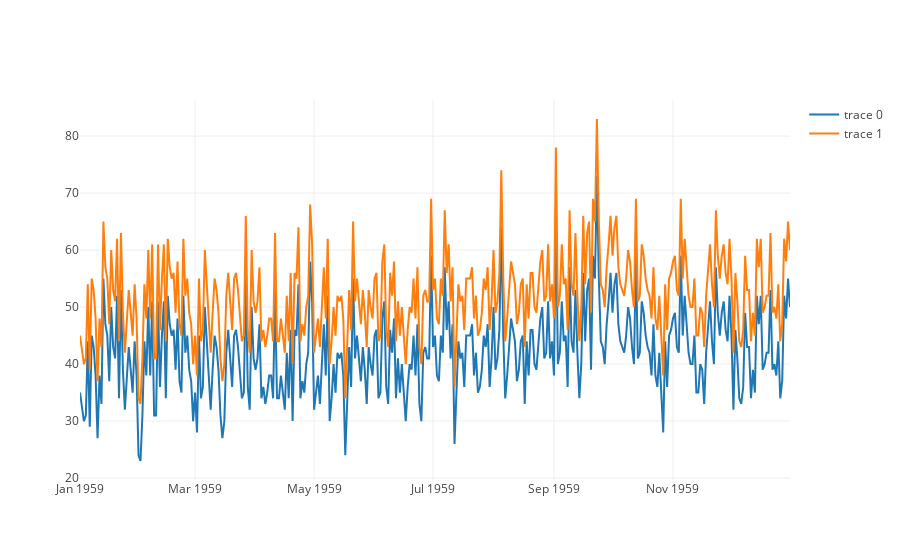

This figure's notebook cell:
### Code cell
iplot(plotly_time_series(df, cols=['Births', 'ex']))

### Figure 1 — Plotly figure (JSON) as saved in the notebook; plotly's stock layout.template omitted (floating-point values rounded to 4 significant figures; data arrays with more than 128 entries replaced by an {"elided": "..."} marker saying what was removed)
{"data": [{"type": "scatter", "uid": "c3c5e807-ed52-455f-a9d3-3ffc982c653e", "x": {"elided": "365 str values"}, "y": {"elided": "365 int values"}}, {"type": "scatter", "uid": "b000af76-fb92-4807-8814-5b30a3142594", "x": {"elided": "365 str values"}, "y": {"elided": "365 int values"}}], "layout": {"autosize": true, "xaxis": {"autorange": true, "range": ["1959-01-01", "1959-12-31"], "type": "date"}, "yaxis": {"autorange": true, "range": [19.67, 86.33], "type": "linear"}}}
